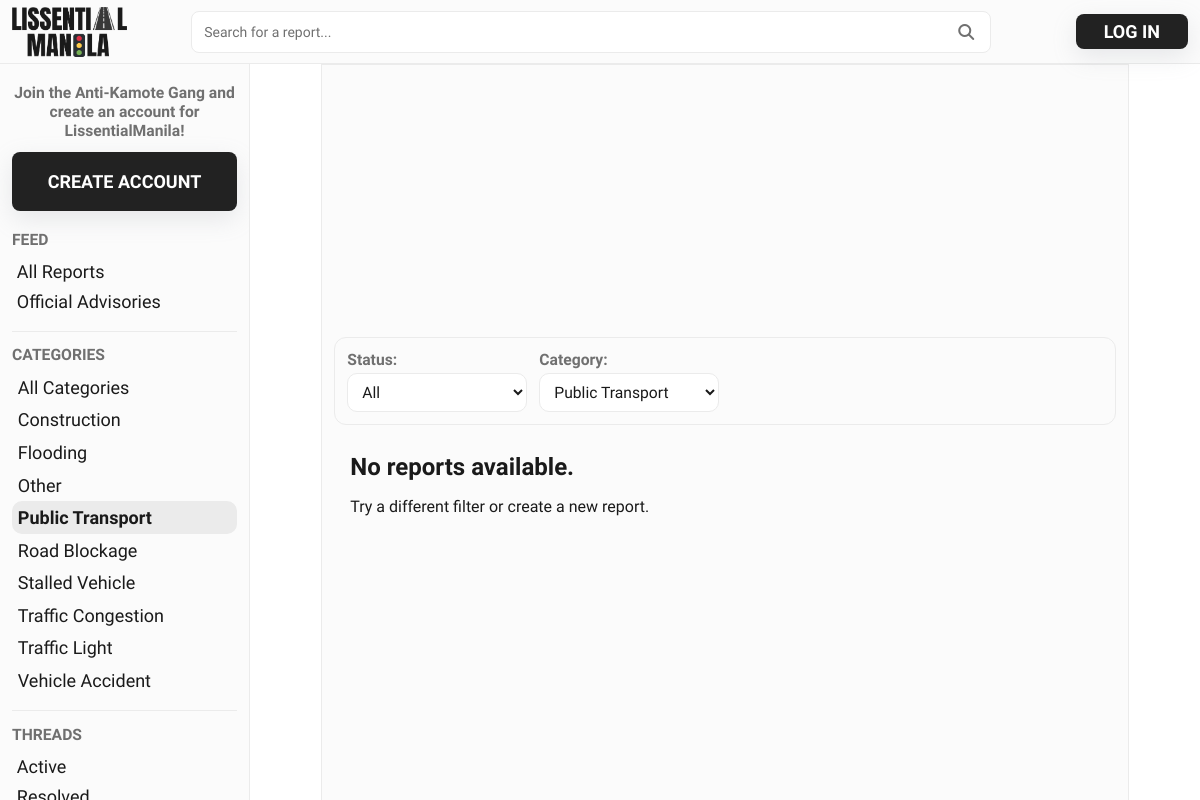
/index.php?category=8, run on the app's committed database.
### tables this page shows
CREATE TABLE categories (
    category_id INT AUTO_INCREMENT PRIMARY KEY,
    category_name VARCHAR(50) NOT NULL UNIQUE, 
    requires_description BOOLEAN DEFAULT FALSE,  
    is_active BOOLEAN DEFAULT TRUE,
    created_at TIMESTAMP DEFAULT CURRENT_TIMESTAMP
);

### includes/auth.php (called while the page is built, shortened)
<?php
function is_authenticated(): bool
{
    if (!isset($_SESSION['user_id'], $_SESSION['username'], $_SESSION['role'])) {
        return false;
    }
    $userId = filter_var($_SESSION['user_id'], FILTER_VALIDATE_INT, ['options' => ['min_range' => 1]]);
    $username = trim((string) $_SESSION['username']);
    $role = strtolower((string) $_SESSION['role']);
    return $userId !== false
        && $username !== ''
        && in_array($role, ['student', 'official', 'admin'], true);
}

### includes/report-feed.php (called while the page is built, shortened)
<?php
function build_filter_url(string $basePath, ?string $status, ?int $categoryId): string
{
    $query = [];
    if ($categoryId !== null) {
        $query['category'] = $categoryId;
    }
    $queryString = http_build_query($query);
    if ($queryString === '') {
        return $basePath;
    }
    return $basePath . '?' . $queryString;
}
function fetch_categories(mysqli $db): array
{
    $categories = [];
    $categoryResult = $db->query('SELECT category_id, category_name FROM categories WHERE is_active = TRUE ORDER BY category_name ASC');
    while ($row = $categoryResult->fetch_assoc()) {
        $categories[] = [
            'category_id' => (int) ($row['category_id'] ?? 0),
            'category_name' => (string) ($row['category_name'] ?? ''),
        ];
    }
    return $categories;
}
function fetch_reports_and_media(mysqli $db, string $selectedStatus, ?int $selectedCategoryId, ?int $currentUserId = null): array
{
    $sql = <<<'SQL'
        SELECT
            r.report_id,
            r.thread_id,
            r.title,
            r.description,
            r.status,
            r.upvote_count,
            r.comment_count,
            r.resolved_count,
            r.verified_by,
            r.created_at,
            u.username,
            u.first_name,
            u.last_name,
            c.category_name,
            l.city,
            l.district
        FROM reports r
        INNER JOIN users u ON u.user_id = r.user_id
        INNER JOIN categories c ON c.category_id = r.category_id
        INNER JOIN locations l ON l.location_id = r.location_id
        WHERE r.is_deleted = FALSE
    SQL;
    $types = '';
    $params = [];
    if ($selectedCategoryId !== null) {
        $sql .= ' AND r.category_id = ?';
        $types .= 'i';
        $params[] = $selectedCategoryId;
    }
    $sql .= ' ORDER BY r.created_at DESC, r.report_id DESC';
    $statement = $db->prepare($sql);
    if ($types !== '') {
        $statement->bind_param($types, ...$params);
    }
    $statement->execute();
    return fetch_report_media_for_rows($db, $statement->get_result()->fetch_all(MYSQLI_ASSOC), $currentUserId);
}
function fetch_report_media_for_rows(mysqli $db, array $reports, ?int $currentUserId = null): array
{
    if ($reports === []) {
        return ['reports' => [], 'mediaByReport' => []];
    }
    attach_user_marks($db, $reports, $currentUserId);
    $mediaByReport = [];
    return [
        'reports' => $reports,
        'mediaByReport' => $mediaByReport,
    ];
}

### index.php (the view, shortened to what this page needs)
<?php
require_once __DIR__ . '/includes/auth.php';
require_once __DIR__ . '/includes/thread-query.php';
require_once __DIR__ . '/includes/report-feed.php';
function escape_html(?string $value): string {
    return htmlspecialchars((string) $value, ENT_QUOTES, 'UTF-8');
}
$isAuthenticated = is_authenticated();
$currentUserId = filter_var($_SESSION['user_id'] ?? null, FILTER_VALIDATE_INT, ['options' => ['min_range' => 1]]);
$currentUserId = $currentUserId === false ? null : $currentUserId;
$username = $_SESSION['username'] ?? null;
$safeUsername = escape_html((string) ($username ?? ''));
$loginUrl = 'pages/auth/login.php';
$logoutUrl = 'pages/auth/logout.php';
$registerUrl = 'pages/auth/register.php';
$createReportUrl = $isAuthenticated ? 'pages/user/user-create-report.php' : $registerUrl;
$activeThreadsUrl = $isAuthenticated ? 'pages/user/user-active-threads.php' : $loginUrl;
$resolvedThreadsUrl = $isAuthenticated ? 'pages/user/user-resolved-threads.php' : $loginUrl;
$allowedStatuses = ['Pending', 'Verified', 'Resolved', 'Rejected'];
$selectedStatus = trim((string) ($_GET['status'] ?? ''));
if (!in_array($selectedStatus, $allowedStatuses, true)) {
    $selectedStatus = '';
}
$selectedCategoryId = filter_input(
    INPUT_GET,
    'category',
    FILTER_VALIDATE_INT,
    ['options' => ['min_range' => 1]]
);
$selectedCategoryId = $selectedCategoryId === false ? null : $selectedCategoryId;
$categories = [];
$reports = [];
$reportLoadError = null;
try {
    $db = thread_db();
    $categories = fetch_categories($db);
    $reportData = fetch_reports_and_media($db, $selectedStatus, $selectedCategoryId, $currentUserId);
    $reports = $reportData['reports'];
} catch (Throwable $error) {
    $reportLoadError = $error->getMessage();
}
?>
<!DOCTYPE html>
<html lang="en">
<head>
    <link rel="stylesheet" href="style/shared/global.css">
    <link rel="stylesheet" href="style/shared/navbar.css">
    <link rel="stylesheet" href="style/user/home.css">
    <link rel="stylesheet" href="https://cdnjs.cloudflare.com/ajax/libs/font-awesome/7.0.1/css/all.min.css"
/>
    <link rel="stylesheet" href="style/shared/post.css">
</head>
<body>
    <nav>
        <header class="navbar">
            <div class="navbar-logo">
                <a href="index.php">
                    <img src="assets/LOGO/logo_normal.png" alt="LissentialManila Logo">
                </a>
            </div>
            <div class="searchbar">
                <input type="search" placeholder="Search for a report...">
            </div>
            <?php if ($isAuthenticated): ?>
            <div class="icon-button-wrapper">
                <button type="button" class="icon-button notif-bell-btn" id="notifBellBtn" data-notif-api="includes/notifications-api.php" aria-haspopup="true" aria-expanded="false" aria-label="Notifications">
                    <i class="fa-solid fa-bell"></i>
                </button>
                <div class="notification-panel" id="notifPanel" hidden>
                    <div class="notification-panel-header">Nearby Alerts</div>
                    <div class="notification-panel-body" id="notifPanelBody"></div>
                </div>
                <button type="button" class="icon-button user-menu-btn" id="userMenuBtn" aria-haspopup="true" aria-expanded="false" aria-label="Account menu">
                    <i class="fa-solid fa-user"></i>
                </button>
                <div class="user-menu-panel" id="userMenuPanel" hidden>
                    <div class="user-menu-info">
                        <span class="user-menu-name"><?php echo htmlspecialchars((string) ($_SESSION['full_name'] ?? ''), ENT_QUOTES, 'UTF-8') ?: $safeUsername; ?></span>
                        <span class="user-menu-username">@<?php echo $safeUsername; ?></span>
                    </div>
                    <a class="user-menu-logout" href="<?php echo $logoutUrl; ?>">
                        <i class="fa-solid fa-right-from-bracket"></i> Log out
                    </a>
                </div>
            </div>
            <?php else: ?>
            <div class="login-button">
                <button type="button" onclick="window.location.href='<?php echo $loginUrl; ?>'">LOG IN</button>
            </div>
            <?php endif; ?>
        </header>
        <aside class="sidebar">
            <?php if (!$isAuthenticated): ?>
            <div class="sidebar-options-wrapper">
                <span class="sidebar-title sidebar-intro">Join the Anti-Kamote Gang and create an account for LissentialManila!</span>
            </div>
            <?php endif; ?>
            <div class="create-report">
                <button type="button" onclick="window.location.href='<?php echo $createReportUrl; ?>'">
                    <?php echo $isAuthenticated ? 'CREATE REPORT' : 'CREATE ACCOUNT'; ?>
                </button>
            </div>
            <div class="sidebar-options-wrapper">
                <span class="sidebar-title">FEED</span>
                <div class="sidebar-options">
                    <a href="index.php">All Reports</a>
                    <a href="#">Official Advisories</a>
                </div>
                <hr>
            </div>
            <div class="sidebar-options-wrapper">
                <span class="sidebar-title">CATEGORIES</span>
                <div class="sidebar-options">
                    <a
                        href="<?php echo escape_html(build_filter_url('index.php', $selectedStatus !== '' ? $selectedStatus : null, null)); ?>"
                        class="sidebar-filter-link<?php echo $selectedCategoryId === null ? ' is-active' : ''; ?>"
                    >
                        All Categories
                    </a>
                    <?php foreach ($categories as $category): ?>
                        <?php $categoryId = (int) ($category['category_id'] ?? 0); ?>
                        <a
                            href="<?php echo escape_html(build_filter_url('index.php', $selectedStatus !== '' ? $selectedStatus : null, $categoryId)); ?>"
                            class="sidebar-filter-link<?php echo $selectedCategoryId === $categoryId ? ' is-active' : ''; ?>"
                        >
                            <?php echo escape_html((string) ($category['category_name'] ?? '')); ?>
                        </a>
                    <?php endforeach; ?>
                </div>
                <hr>
            </div>
            <div class="sidebar-options-wrapper">
                <span class="sidebar-title">THREADS</span>
                <div class="sidebar-options">
                    <a href="<?php echo $activeThreadsUrl; ?>">Active</a>
                    <a href="<?php echo $resolvedThreadsUrl; ?>">Resolved</a>
                </div>
            </div>
        </aside>
    </nav>
    <div class="main-wrapper">
        <main>
            <form method="get" class="filter">
                <div class="filter-group">
                    <label for="status-filter">Status:</label>
                    <select id="status-filter" name="status" onchange="this.form.submit()">
                        <option value="" <?php echo $selectedStatus === '' ? 'selected' : ''; ?>>All</option>
                    </select>
                </div>
                <div class="filter-group">
                    <label for="category-filter">Category:</label>
                    <select id="category-filter" name="category" onchange="this.form.submit()">
                        <?php foreach ($categories as $category): ?>
                            <?php $categoryId = (int) ($category['category_id'] ?? 0); ?>
                            <option value="<?php echo $categoryId; ?>" <?php echo $selectedCategoryId === $categoryId ? 'selected' : ''; ?>>
                                <?php echo escape_html((string) ($category['category_name'] ?? '')); ?>
                            </option>
                        <?php endforeach; ?>
                    </select>
                </div>
            </form>
            <?php if ($reportLoadError !== null): ?>
                <section class="post" style="padding: 16px;">
                    <h2 style="margin-bottom: 8px;">Unable to load reports</h2>
                    <p style="margin-bottom: 0;">Please make sure MySQL is running and the database has been imported.</p>
                </section>
            <?php elseif ($reports === []): ?>
                <section class="post" style="padding: 16px;">
                    <h2 style="margin-bottom: 8px;">No reports available.</h2>
                    <p style="margin-bottom: 0;">Try a different filter or create a new report.</p>
                </section>
            <?php endif; ?>
        </main>
    </div>
</body>
</html>

### style/shared/global.css (style rules this page uses)
:root { --color1: #ffffff; --color2: #fbfbfb; --color3: #ebebeb; --color4: #707070; --color5: #222222; --colorText: #1a1a1a; --colorBlue: #5ca3ff; --colorRed: #cd474b; --colorYellow: #febc01; --colorGreen: #34622f; --colorComplement: #000000; --space-xsmall: clamp(0.25rem, 0.2rem + 0.3vw, 0.5rem); --space-small: clamp(0.5rem, 0.4rem + 0.5vw, 0.75rem); --space-medium: clamp(0.75rem, 0.6rem + 0.8vw, 1.5rem); --space-large: clamp(1.25rem, 1rem + 1vw, 2.5rem); --space-xlarge: clamp(2rem, 1.5rem + 2vw, 4rem); --font-xsmall: clamp(0.75rem, 0.72rem + 0.15vw, 0.875rem); --font-small: clamp(0.875rem, 0.83rem + 0.2vw, 1rem); --font-medium: clamp(1rem, 0.95rem + 0.3vw, 1.125rem); --font-large: clamp(1.25rem, 1.1rem + 0.6vw, 1.75rem); --font-xlarge: clamp(1.75rem, 1.4rem + 1vw, 2.5rem); --font-xxlarge: clamp(2.25rem, 1.8rem + 1.5vw, 3.5rem); }
* { margin: 0; padding: 0; box-sizing: border-box; font-family: "Google Sans", sans-serif; font-optical-sizing: auto; font-weight: 400; font-style: normal; }
body { background-color: var(--color1); color: var(--colorText); }
h1, h2, h3 { font-weight: 700; }
p, body { font-weight: 400; }
button { border: none; border-radius: 8; background-color: var(--color5); color: var(--color1); font-weight: 500; padding: var(--space-xsmall); }

### style/shared/navbar.css (style rules this page uses)
.navbar { position: fixed; top: 0; width: 100%; height: 64px; display: flex; flex-direction: row; align-items: center; justify-content: space-between; background-color: var(--color2); border-bottom: 1px solid var(--color3); z-index: 20; padding: 0 var(--space-small); gap: var(--space-medium); }
.searchbar { flex: 8; position: relative; display: flex; align-items: center; justify-content: center; }
.searchbar input { width: 800px; padding: var(--space-small); padding-right: 40px; border: 1px solid var(--color3); border-radius: 8px; background-color: var(--color1); color: var(--color5); font-size: 14px; transition: all 0.1s ease; }
.searchbar input::placeholder { color: var(--color4); }
.sidebar { position: fixed; left: 0; top: 64px; height: calc(100vh - 64px); width: 250px; padding: var(--space-small); display: flex; flex-direction: column; overflow-y: auto; background-color: var(--color2); border-right: 1px solid var(--color3); z-index: 10; }
.create-report { margin: var(--space-small) 0; }
.create-report button { width: 100%; padding: var(--space-medium); font-weight: 600; font-size: var(--font-medium); border-radius: 8px; box-shadow: rgba(149, 157, 165, 0.2) 0px 8px 24px; transition: transform 0.2s ease-in-out, box-shadow 0.2s ease-in-out; cursor: pointer; }
.sidebar-title { color: var(--color4); font-size: var(--font-small); padding-top: var(--space-xsmall); font-weight: 600; }
.sidebar-options { display: flex; flex-direction: column; }
.sidebar-options a { outline: none; padding: calc(var(--space-xsmall) - 2px); text-decoration: none; color: var(--colorText); font-size: var(--font-medium); transition: 0.1s ease-out; }
.sidebar-options .sidebar-filter-link { border: 1px solid transparent; border-radius: 10px; }
.sidebar-options .sidebar-filter-link.is-active { background-color: var(--color3); font-weight: 600; }
.login-button button { width: 100%; padding: var(--space-xsmall) var(--space-large); font-weight: 600; font-size: var(--font-medium); border-radius: 8px; box-shadow: rgba(149, 157, 165, 0.2) 0px 8px 24px; transition: transform 0.2s ease-in-out, box-shadow 0.2s ease-in-out; cursor: pointer; transition: 0.2s ease-out; }
.sidebar-intro { text-align: center; }

### style/shared/post.css (style rules this page uses)
.post { width: 100%; display: flex; flex-direction: column; gap: 8px; padding: var(--space-medium); border-radius: 16px; transition: 0.1s ease-out; }

### data on the page
categories: category_name "Construction"
categories: category_name "Flooding"
categories: category_name "Other"
categories: category_name "Public Transport"
categories: category_name "Road Blockage"
categories: category_name "Stalled Vehicle"
categories: category_name "Traffic Congestion"
categories: category_name "Traffic Light"
categories: category_name "Vehicle Accident"

### other printed values
form field category "Public Transport"
